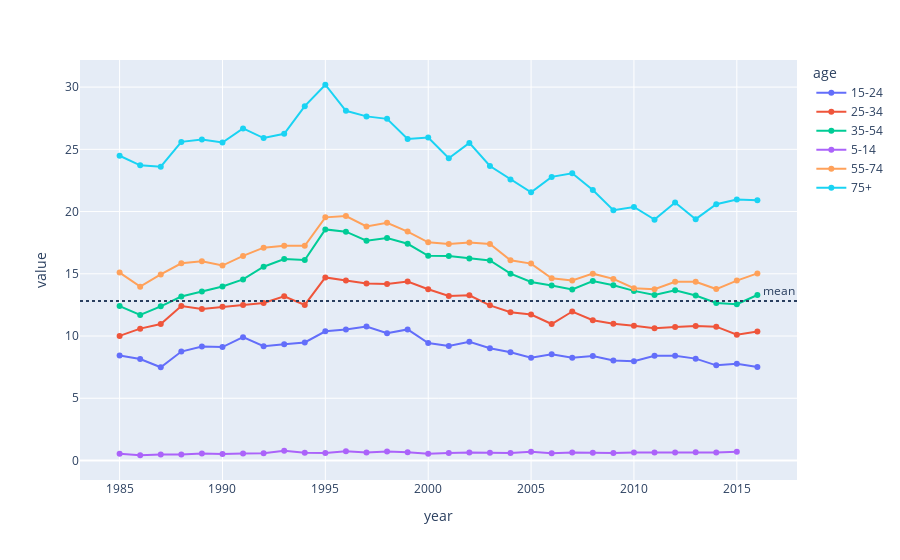

Write notebook code for a chart like this one.
### Code cell
fig = px.line(temp_df, x=temp_df.index, y=temp_df.columns, markers=True)
fig.add_hline(y=df['suicides/100k pop'].mean(), line_dash='dot',annotation_text="mean")
fig.show()

### Figure 1 — Plotly figure (JSON) as saved in the notebook; plotly's stock layout.template omitted (floating-point values rounded to 4 significant figures)
{"data": [{"hovertemplate": "age=15-24<br>year=%{x}<br>value=%{y}<extra></extra>", "legendgroup": "15-24", "line": {"color": "#636efa", "dash": "solid"}, "marker": {"symbol": "circle"}, "mode": "markers+lines", "name": "15-24", "orientation": "v", "showlegend": true, "type": "scatter", "x": [1985, 1986, 1987, 1988, 1989, 1990, 1991, 1992, 1993, 1994, 1995, 1996, 1997, 1998, 1999, 2000, 2001, 2002, 2003, 2004, 2005, 2006, 2007, 2008, 2009, 2010, 2011, 2012, 2013, 2014, 2015, 2016], "xaxis": "x", "y": [8.43, 8.152, 7.488, 8.751, 9.16, 9.115, 9.906, 9.187, 9.331, 9.488, 10.38, 10.52, 10.76, 10.22, 10.53, 9.443, 9.197, 9.537, 9.023, 8.697, 8.263, 8.53, 8.254, 8.39, 8.029, 7.974, 8.417, 8.417, 8.184, 7.646, 7.773, 7.502], "yaxis": "y"}, {"hovertemplate": "age=25-34<br>year=%{x}<br>value=%{y}<extra></extra>", "legendgroup": "25-34", "line": {"color": "#EF553B", "dash": "solid"}, "marker": {"symbol": "circle"}, "mode": "markers+lines", "name": "25-34", "orientation": "v", "showlegend": true, "type": "scatter", "x": [1985, 1986, 1987, 1988, 1989, 1990, 1991, 1992, 1993, 1994, 1995, 1996, 1997, 1998, 1999, 2000, 2001, 2002, 2003, 2004, 2005, 2006, 2007, 2008, 2009, 2010, 2011, 2012, 2013, 2014, 2015, 2016], "xaxis": "x", "y": [10.01, 10.59, 10.96, 12.41, 12.18, 12.36, 12.49, 12.65, 13.2, 12.5, 14.71, 14.45, 14.22, 14.19, 14.38, 13.76, 13.21, 13.27, 12.47, 11.91, 11.73, 10.96, 11.97, 11.26, 11.0, 10.83, 10.62, 10.73, 10.81, 10.75, 10.11, 10.37], "yaxis": "y"}, {"hovertemplate": "age=35-54<br>year=%{x}<br>value=%{y}<extra></extra>", "legendgroup": "35-54", "line": {"color": "#00cc96", "dash": "solid"}, "marker": {"symbol": "circle"}, "mode": "markers+lines", "name": "35-54", "orientation": "v", "showlegend": true, "type": "scatter", "x": [1985, 1986, 1987, 1988, 1989, 1990, 1991, 1992, 1993, 1994, 1995, 1996, 1997, 1998, 1999, 2000, 2001, 2002, 2003, 2004, 2005, 2006, 2007, 2008, 2009, 2010, 2011, 2012, 2013, 2014, 2015, 2016], "xaxis": "x", "y": [12.4, 11.7, 12.38, 13.18, 13.58, 13.98, 14.55, 15.57, 16.19, 16.11, 18.57, 18.38, 17.65, 17.88, 17.41, 16.44, 16.43, 16.23, 16.08, 15.01, 14.35, 14.06, 13.75, 14.42, 14.08, 13.63, 13.3, 13.67, 13.25, 12.66, 12.56, 13.3], "yaxis": "y"}, {"hovertemplate": "age=5-14<br>year=%{x}<br>value=%{y}<extra></extra>", "legendgroup": "5-14", "line": {"color": "#ab63fa", "dash": "solid"}, "marker": {"symbol": "circle"}, "mode": "markers+lines", "name": "5-14", "orientation": "v", "showlegend": true, "type": "scatter", "x": [1985, 1986, 1987, 1988, 1989, 1990, 1991, 1992, 1993, 1994, 1995, 1996, 1997, 1998, 1999, 2000, 2001, 2002, 2003, 2004, 2005, 2006, 2007, 2008, 2009, 2010, 2011, 2012, 2013, 2014, 2015, 2016], "xaxis": "x", "y": [0.5371, 0.4215, 0.4848, 0.4774, 0.5535, 0.5241, 0.5683, 0.5828, 0.7764, 0.625, 0.6033, 0.7354, 0.6406, 0.7297, 0.6567, 0.5324, 0.5977, 0.6412, 0.6147, 0.611, 0.7077, 0.5843, 0.6462, 0.6188, 0.598, 0.6489, 0.6377, 0.6427, 0.6598, 0.6438, 0.7047, null], "yaxis": "y"}, {"hovertemplate": "age=55-74<br>year=%{x}<br>value=%{y}<extra></extra>", "legendgroup": "55-74", "line": {"color": "#FFA15A", "dash": "solid"}, "marker": {"symbol": "circle"}, "mode": "markers+lines", "name": "55-74", "orientation": "v", "showlegend": true, "type": "scatter", "x": [1985, 1986, 1987, 1988, 1989, 1990, 1991, 1992, 1993, 1994, 1995, 1996, 1997, 1998, 1999, 2000, 2001, 2002, 2003, 2004, 2005, 2006, 2007, 2008, 2009, 2010, 2011, 2012, 2013, 2014, 2015, 2016], "xaxis": "x", "y": [15.09, 13.97, 14.95, 15.84, 16.0, 15.66, 16.44, 17.1, 17.26, 17.25, 19.53, 19.64, 18.81, 19.1, 18.39, 17.53, 17.39, 17.52, 17.39, 16.09, 15.82, 14.64, 14.46, 15.01, 14.59, 13.85, 13.77, 14.35, 14.36, 13.77, 14.45, 15.03], "yaxis": "y"}, {"hovertemplate": "age=75+<br>year=%{x}<br>value=%{y}<extra></extra>", "legendgroup": "75+", "line": {"color": "#19d3f3", "dash": "solid"}, "marker": {"symbol": "circle"}, "mode": "markers+lines", "name": "75+", "orientation": "v", "showlegend": true, "type": "scatter", "x": [1985, 1986, 1987, 1988, 1989, 1990, 1991, 1992, 1993, 1994, 1995, 1996, 1997, 1998, 1999, 2000, 2001, 2002, 2003, 2004, 2005, 2006, 2007, 2008, 2009, 2010, 2011, 2012, 2013, 2014, 2015, 2016], "xaxis": "x", "y": [24.48, 23.71, 23.6, 25.6, 25.8, 25.54, 26.68, 25.91, 26.24, 28.47, 30.19, 28.09, 27.65, 27.45, 25.83, 25.94, 24.29, 25.52, 23.66, 22.58, 21.55, 22.79, 23.08, 21.74, 20.11, 20.37, 19.35, 20.72, 19.39, 20.59, 20.97, 20.9], "yaxis": "y"}], "layout": {"annotations": [{"showarrow": false, "text": "mean", "x": 1, "xanchor": "right", "xref": "x domain", "y": 12.82, "yanchor": "bottom", "yref": "y"}], "legend": {"title": {"text": "age"}, "tracegroupgap": 0}, "margin": {"t": 60}, "shapes": [{"line": {"dash": "dot"}, "type": "line", "x0": 0, "x1": 1, "xref": "x domain", "y0": 12.82, "y1": 12.82, "yref": "y"}], "xaxis": {"anchor": "y", "domain": [0, 1], "title": {"text": "year"}}, "yaxis": {"anchor": "x", "domain": [0, 1], "title": {"text": "value"}}}}
